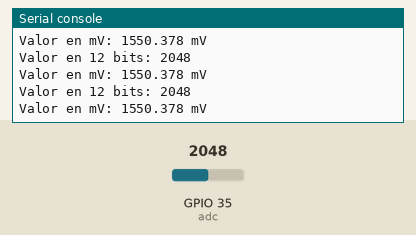
This program was run on a simulated ESP32 board running MicroPython. On the bench: the last lines printed to the serial console. Inputs (shaded band) come from the test bench; at power-on: GPIO 35 (adc) = 2048 (analog values on the 0–4095 scale).

Above: at 1.2 s.
1.3 s: GPIO 35 (adc) set to 2866
At 1.9 s:
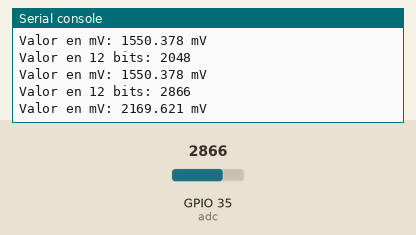
2.8 s: GPIO 35 (adc) set to 3603
At 3.4 s:
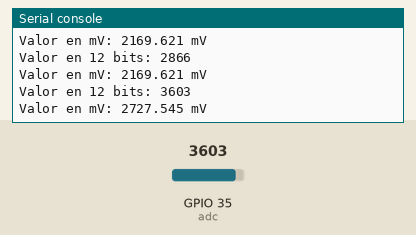
Timing chart, 0 to 5.8 s (numbered marks = the images above; inputs shaded):
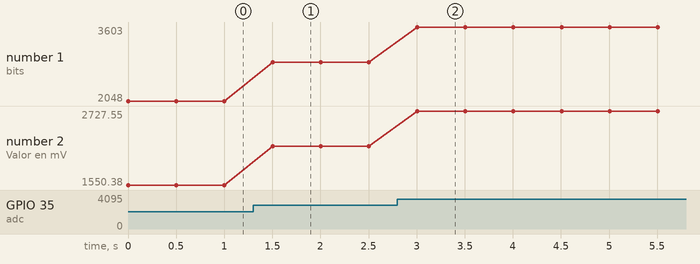

The program:

adc_2.py
```python
from machine import Pin, ADC
from time import sleep_ms

# Con divisor resistivo (0-1V)
# adc = ADC(Pin(35), atten=ADC.ATTN_0DB)

# Sin divisor resistivo (0-3V)
adc = ADC(Pin(35), atten=ADC.ATTN_11DB)

while True:
    lectura = adc.read()
    print(f"Valor en 12 bits: {lectura}")

    # lee en µV pero en múltiplos de 1000
    lectura = adc.read_uv()
    print(f"Valor en mV: {lectura/1000} mV")
    sleep_ms(500)
    
```

Measured:
- after the input at 1.3 s, the serial console: prints a new line after 0.20 s (image 1)
- after the input at 2.8 s, the serial console: prints a new line after 0.20 s (image 2)
- plotted number 1: 2048 → 2866 after the input at 1.3 s, 2866 → 3603 after the input at 2.8 s
- plotted number 2: 1550.38 → 2169.62 after the input at 1.3 s, 2169.62 → 2727.55 after the input at 2.8 s
